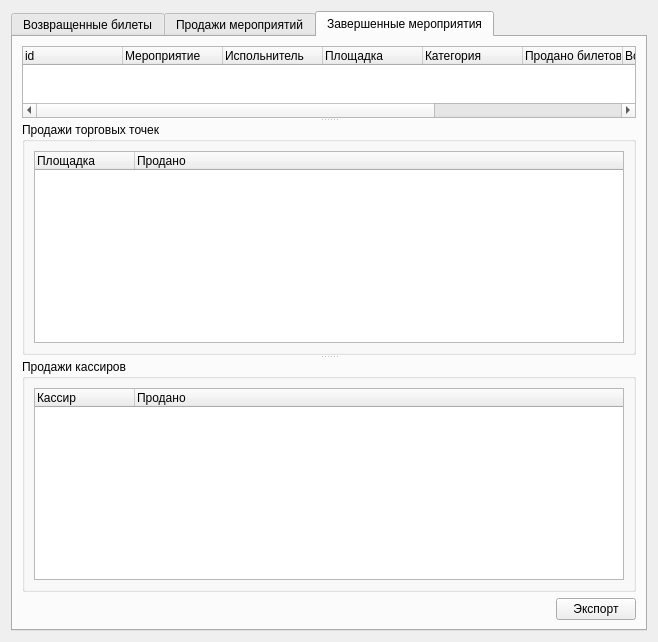
<?xml version="1.0" encoding="UTF-8"?>
<ui version="4.0">
 <class>CAccountingWidget</class>
 <widget class="QWidget" name="CAccountingWidget">
  <property name="geometry">
   <rect>
    <x>0</x>
    <y>0</y>
    <width>658</width>
    <height>621</height>
   </rect>
  </property>
  <property name="windowTitle">
   <string>Form</string>
  </property>
  <layout class="QGridLayout" name="gridLayout">
   <item row="0" column="0">
    <widget class="QTabWidget" name="tabWidget">
     <property name="currentIndex">
      <number>2</number>
     </property>
     <widget class="QWidget" name="tab">
      <attribute name="title">
       <string>Возвращенные билеты</string>
      </attribute>
      <layout class="QGridLayout" name="gridLayout_33">
       <item row="0" column="0">
        <widget class="QGroupBox" name="groupBox">
         <property name="title">
          <string>Мероприятие</string>
         </property>
         <layout class="QGridLayout" name="gridLayout_2">
          <item row="0" column="0">
           <widget class="QComboBox" name="cbxActions"/>
          </item>
         </layout>
        </widget>
       </item>
       <item row="0" column="1">
        <spacer name="horizontalSpacer">
         <property name="orientation">
          <enum>Qt::Horizontal</enum>
         </property>
         <property name="sizeHint" stdset="0">
          <size>
           <width>529</width>
           <height>20</height>
          </size>
         </property>
        </spacer>
       </item>
       <item row="1" column="0" colspan="2">
        <widget class="QTreeWidget" name="twReturnedTickets">
         <property name="rootIsDecorated">
          <bool>false</bool>
         </property>
         <property name="itemsExpandable">
          <bool>false</bool>
         </property>
         <attribute name="headerDefaultSectionSize">
          <number>150</number>
         </attribute>
         <column>
          <property name="text">
           <string>id</string>
          </property>
         </column>
         <column>
          <property name="text">
           <string>Торовая точка</string>
          </property>
         </column>
         <column>
          <property name="text">
           <string>Продавец</string>
          </property>
         </column>
         <column>
          <property name="text">
           <string>Мероприятие</string>
          </property>
         </column>
         <column>
          <property name="text">
           <string>Дата и время</string>
          </property>
         </column>
        </widget>
       </item>
      </layout>
     </widget>
     <widget class="QWidget" name="tab_2">
      <attribute name="title">
       <string>Продажи мероприятий</string>
      </attribute>
      <layout class="QGridLayout" name="gridLayout_5">
       <item row="0" column="0">
        <widget class="QTreeWidget" name="twActions">
         <property name="rootIsDecorated">
          <bool>false</bool>
         </property>
         <property name="itemsExpandable">
          <bool>false</bool>
         </property>
         <column>
          <property name="text">
           <string>id</string>
          </property>
         </column>
         <column>
          <property name="text">
           <string>Мероприятие</string>
          </property>
         </column>
         <column>
          <property name="text">
           <string>Статус</string>
          </property>
         </column>
         <column>
          <property name="text">
           <string>Испольнитель</string>
          </property>
         </column>
         <column>
          <property name="text">
           <string>Площадка</string>
          </property>
         </column>
         <column>
          <property name="text">
           <string>Категория</string>
          </property>
         </column>
         <column>
          <property name="text">
           <string>Продано билетов</string>
          </property>
         </column>
         <column>
          <property name="text">
           <string>Возвращено билетов</string>
          </property>
         </column>
         <column>
          <property name="text">
           <string>Общая прибыль</string>
          </property>
         </column>
         <column>
          <property name="text">
           <string>Прибыль с неустоек</string>
          </property>
         </column>
        </widget>
       </item>
       <item row="1" column="0">
        <widget class="QGroupBox" name="groupBox_2">
         <property name="sizePolicy">
          <sizepolicy hsizetype="Preferred" vsizetype="Minimum">
           <horstretch>0</horstretch>
           <verstretch>0</verstretch>
          </sizepolicy>
         </property>
         <property name="title">
          <string>Продажи торговых точек</string>
         </property>
         <layout class="QGridLayout" name="gridLayout_3">
          <item row="0" column="0">
           <widget class="QTreeWidget" name="twMarkets">
            <property name="rootIsDecorated">
             <bool>false</bool>
            </property>
            <property name="itemsExpandable">
             <bool>false</bool>
            </property>
            <column>
             <property name="text">
              <string>Площадка</string>
             </property>
            </column>
            <column>
             <property name="text">
              <string>Продано</string>
             </property>
            </column>
           </widget>
          </item>
         </layout>
        </widget>
       </item>
       <item row="2" column="0">
        <widget class="QGroupBox" name="groupBox_3">
         <property name="sizePolicy">
          <sizepolicy hsizetype="Preferred" vsizetype="Minimum">
           <horstretch>0</horstretch>
           <verstretch>0</verstretch>
          </sizepolicy>
         </property>
         <property name="title">
          <string>Продажи кассиров</string>
         </property>
         <layout class="QGridLayout" name="gridLayout_4">
          <item row="0" column="0">
           <widget class="QTreeWidget" name="twSellers">
            <property name="rootIsDecorated">
             <bool>false</bool>
            </property>
            <property name="itemsExpandable">
             <bool>false</bool>
            </property>
            <column>
             <property name="text">
              <string>Кассир</string>
             </property>
            </column>
            <column>
             <property name="text">
              <string>Продано</string>
             </property>
            </column>
           </widget>
          </item>
         </layout>
        </widget>
       </item>
      </layout>
     </widget>
     <widget class="QWidget" name="tab_3">
      <attribute name="title">
       <string>Завершенные мероприятия</string>
      </attribute>
      <layout class="QGridLayout" name="gridLayout_8">
       <item row="0" column="0">
        <widget class="QSplitter" name="splitter_2">
         <property name="orientation">
          <enum>Qt::Vertical</enum>
         </property>
         <widget class="QTreeWidget" name="twComplitedActions">
          <property name="rootIsDecorated">
           <bool>false</bool>
          </property>
          <property name="itemsExpandable">
           <bool>false</bool>
          </property>
          <column>
           <property name="text">
            <string>id</string>
           </property>
          </column>
          <column>
           <property name="text">
            <string>Мероприятие</string>
           </property>
          </column>
          <column>
           <property name="text">
            <string>Испольнитель</string>
           </property>
          </column>
          <column>
           <property name="text">
            <string>Площадка</string>
           </property>
          </column>
          <column>
           <property name="text">
            <string>Категория</string>
           </property>
          </column>
          <column>
           <property name="text">
            <string>Продано билетов</string>
           </property>
          </column>
          <column>
           <property name="text">
            <string>Возвращено билетов</string>
           </property>
          </column>
          <column>
           <property name="text">
            <string>Оющая прибыль</string>
           </property>
          </column>
          <column>
           <property name="text">
            <string>Прибыль с неустоек</string>
           </property>
          </column>
         </widget>
         <widget class="QSplitter" name="splitter">
          <property name="orientation">
           <enum>Qt::Vertical</enum>
          </property>
          <widget class="QGroupBox" name="groupBox_4">
           <property name="sizePolicy">
            <sizepolicy hsizetype="Preferred" vsizetype="Minimum">
             <horstretch>0</horstretch>
             <verstretch>0</verstretch>
            </sizepolicy>
           </property>
           <property name="title">
            <string>Продажи торговых точек</string>
           </property>
           <layout class="QGridLayout" name="gridLayout_6">
            <item row="0" column="0">
             <widget class="QTreeWidget" name="twComplitedMarkets">
              <property name="rootIsDecorated">
               <bool>false</bool>
              </property>
              <property name="itemsExpandable">
               <bool>false</bool>
              </property>
              <column>
               <property name="text">
                <string>Площадка</string>
               </property>
              </column>
              <column>
               <property name="text">
                <string>Продано</string>
               </property>
              </column>
             </widget>
            </item>
           </layout>
          </widget>
          <widget class="QWidget" name="layoutWidget">
           <layout class="QVBoxLayout" name="verticalLayout">
            <item>
             <widget class="QGroupBox" name="groupBox_5">
              <property name="sizePolicy">
               <sizepolicy hsizetype="Preferred" vsizetype="Minimum">
                <horstretch>0</horstretch>
                <verstretch>0</verstretch>
               </sizepolicy>
              </property>
              <property name="title">
               <string>Продажи кассиров</string>
              </property>
              <layout class="QGridLayout" name="gridLayout_7">
               <item row="0" column="0">
                <widget class="QTreeWidget" name="twComplitedSellers">
                 <property name="rootIsDecorated">
                  <bool>false</bool>
                 </property>
                 <property name="itemsExpandable">
                  <bool>false</bool>
                 </property>
                 <column>
                  <property name="text">
                   <string>Кассир</string>
                  </property>
                 </column>
                 <column>
                  <property name="text">
                   <string>Продано</string>
                  </property>
                 </column>
                </widget>
               </item>
              </layout>
             </widget>
            </item>
            <item>
             <layout class="QHBoxLayout" name="horizontalLayout">
              <item>
               <spacer name="horizontalSpacer_2">
                <property name="orientation">
                 <enum>Qt::Horizontal</enum>
                </property>
                <property name="sizeHint" stdset="0">
                 <size>
                  <width>40</width>
                  <height>20</height>
                 </size>
                </property>
               </spacer>
              </item>
              <item>
               <widget class="QPushButton" name="pbnExport">
                <property name="text">
                 <string>Экспорт</string>
                </property>
                <property name="icon">
                 <iconset resource="../main_res.qrc">
                  <normaloff>:/images/export.png</normaloff>:/images/export.png</iconset>
                </property>
               </widget>
              </item>
             </layout>
            </item>
           </layout>
          </widget>
         </widget>
        </widget>
       </item>
      </layout>
     </widget>
    </widget>
   </item>
  </layout>
 </widget>
 <resources>
  <include location="../main_res.qrc"/>
  <include location="../main_res.qrc"/>
 </resources>
 <connections/>
</ui>
